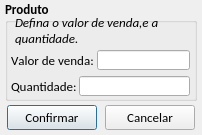
<?xml version="1.0" encoding="UTF-8"?>
<ui version="4.0">
 <class>tela_definir_valor_venda</class>
 <widget class="QDialog" name="tela_definir_valor_venda">
  <property name="geometry">
   <rect>
    <x>0</x>
    <y>0</y>
    <width>202</width>
    <height>135</height>
   </rect>
  </property>
  <property name="minimumSize">
   <size>
    <width>202</width>
    <height>135</height>
   </size>
  </property>
  <property name="maximumSize">
   <size>
    <width>202</width>
    <height>135</height>
   </size>
  </property>
  <property name="windowTitle">
   <string>Dialog</string>
  </property>
  <widget class="QPushButton" name="btn_confirmar">
   <property name="geometry">
    <rect>
     <x>7</x>
     <y>105</y>
     <width>90</width>
     <height>25</height>
    </rect>
   </property>
   <property name="minimumSize">
    <size>
     <width>0</width>
     <height>25</height>
    </size>
   </property>
   <property name="maximumSize">
    <size>
     <width>90</width>
     <height>25</height>
    </size>
   </property>
   <property name="font">
    <font>
     <family>Calibri</family>
     <pointsize>10</pointsize>
    </font>
   </property>
   <property name="text">
    <string>Confirmar</string>
   </property>
   <property name="icon">
    <iconset resource="imagens.qrc">
     <normaloff>:/img/img/1345902916_camera_test.png</normaloff>:/img/img/1345902916_camera_test.png</iconset>
   </property>
   <property name="iconSize">
    <size>
     <width>20</width>
     <height>20</height>
    </size>
   </property>
  </widget>
  <widget class="QGroupBox" name="groupBox">
   <property name="geometry">
    <rect>
     <x>5</x>
     <y>0</y>
     <width>192</width>
     <height>101</height>
    </rect>
   </property>
   <property name="font">
    <font>
     <family>Calibri</family>
     <pointsize>10</pointsize>
     <weight>75</weight>
     <bold>true</bold>
    </font>
   </property>
   <property name="title">
    <string>Produto</string>
   </property>
   <widget class="QLabel" name="label">
    <property name="geometry">
     <rect>
      <x>10</x>
      <y>15</y>
      <width>176</width>
      <height>30</height>
     </rect>
    </property>
    <property name="font">
     <font>
      <family>Calibri</family>
      <pointsize>10</pointsize>
      <weight>50</weight>
      <italic>true</italic>
      <bold>false</bold>
     </font>
    </property>
    <property name="text">
     <string>Defina o valor de venda,e a 
quantidade. </string>
    </property>
   </widget>
   <widget class="QLabel" name="lb_valorvenda">
    <property name="geometry">
     <rect>
      <x>6</x>
      <y>50</y>
      <width>86</width>
      <height>20</height>
     </rect>
    </property>
    <property name="font">
     <font>
      <weight>50</weight>
      <bold>false</bold>
      <kerning>false</kerning>
     </font>
    </property>
    <property name="text">
     <string>Valor de venda:</string>
    </property>
   </widget>
   <widget class="QLineEdit" name="le_valor_venda">
    <property name="geometry">
     <rect>
      <x>92</x>
      <y>50</y>
      <width>93</width>
      <height>20</height>
     </rect>
    </property>
    <property name="font">
     <font>
      <weight>50</weight>
      <bold>false</bold>
      <kerning>false</kerning>
     </font>
    </property>
    <property name="inputMethodHints">
     <set>Qt::ImhNone</set>
    </property>
    <property name="inputMask">
     <string/>
    </property>
    <property name="text">
     <string/>
    </property>
    <property name="maxLength">
     <number>32767</number>
    </property>
    <property name="readOnly">
     <bool>false</bool>
    </property>
   </widget>
   <widget class="QLabel" name="lb_quantidade">
    <property name="geometry">
     <rect>
      <x>6</x>
      <y>76</y>
      <width>68</width>
      <height>20</height>
     </rect>
    </property>
    <property name="font">
     <font>
      <weight>50</weight>
      <bold>false</bold>
      <kerning>false</kerning>
     </font>
    </property>
    <property name="text">
     <string>Quantidade:</string>
    </property>
   </widget>
   <widget class="QLineEdit" name="le_quantidade">
    <property name="geometry">
     <rect>
      <x>74</x>
      <y>76</y>
      <width>111</width>
      <height>20</height>
     </rect>
    </property>
    <property name="font">
     <font>
      <weight>50</weight>
      <bold>false</bold>
      <kerning>false</kerning>
     </font>
    </property>
    <property name="inputMask">
     <string/>
    </property>
    <property name="text">
     <string/>
    </property>
    <property name="maxLength">
     <number>32767</number>
    </property>
    <property name="readOnly">
     <bool>false</bool>
    </property>
   </widget>
  </widget>
  <widget class="QPushButton" name="btn_cancelar">
   <property name="geometry">
    <rect>
     <x>105</x>
     <y>105</y>
     <width>90</width>
     <height>25</height>
    </rect>
   </property>
   <property name="minimumSize">
    <size>
     <width>0</width>
     <height>25</height>
    </size>
   </property>
   <property name="maximumSize">
    <size>
     <width>90</width>
     <height>25</height>
    </size>
   </property>
   <property name="font">
    <font>
     <family>Calibri</family>
     <pointsize>10</pointsize>
    </font>
   </property>
   <property name="text">
    <string>Cancelar</string>
   </property>
   <property name="icon">
    <iconset resource="imagens.qrc">
     <normaloff>:/img/img/1345902747_button_cancel.png</normaloff>:/img/img/1345902747_button_cancel.png</iconset>
   </property>
   <property name="iconSize">
    <size>
     <width>18</width>
     <height>18</height>
    </size>
   </property>
  </widget>
 </widget>
 <resources>
  <include location="imagens.qrc"/>
 </resources>
 <connections/>
</ui>
